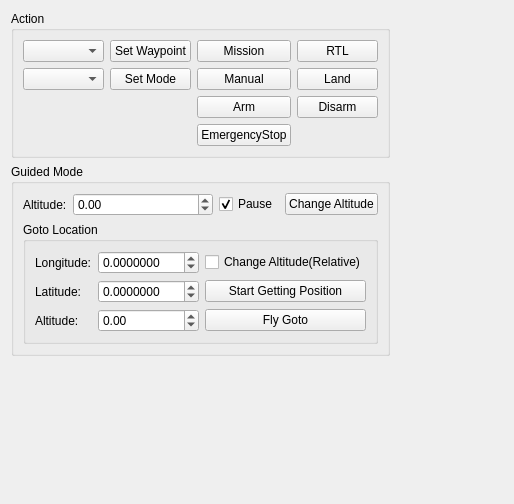
<?xml version="1.0" encoding="UTF-8"?>
<ui version="4.0">
 <class>UAVFlyManage_MavlinkVehicleControlsDialog</class>
 <widget class="QWidget" name="UAVFlyManage_MavlinkVehicleControlsDialog">
  <property name="geometry">
   <rect>
    <x>0</x>
    <y>0</y>
    <width>514</width>
    <height>504</height>
   </rect>
  </property>
  <property name="windowTitle">
   <string>UAVFlyManage_MavlinkVehicleControlsDialog</string>
  </property>
  <layout class="QGridLayout" name="gridLayout_3">
   <item row="0" column="0">
    <widget class="QGroupBox" name="groupBox">
     <property name="title">
      <string>Action</string>
     </property>
     <layout class="QGridLayout" name="gridLayout">
      <item row="0" column="0">
       <widget class="QComboBox" name="comboBox_UAVFlyManage_MavlinkVehicleControlsDialog_Waypoint"/>
      </item>
      <item row="0" column="1">
       <widget class="QPushButton" name="pushButton_UAVFlyManage_MavlinkVehicleControlsDialog_SetWaypoint">
        <property name="text">
         <string>Set Waypoint</string>
        </property>
       </widget>
      </item>
      <item row="0" column="2">
       <widget class="QPushButton" name="pushButton_UAVFlyManage_MavlinkVehicleControlsDialog_Mission">
        <property name="text">
         <string>Mission</string>
        </property>
       </widget>
      </item>
      <item row="0" column="3">
       <widget class="QPushButton" name="pushButton_UAVFlyManage_MavlinkVehicleControlsDialog_RTL">
        <property name="text">
         <string>RTL</string>
        </property>
       </widget>
      </item>
      <item row="1" column="0">
       <widget class="QComboBox" name="comboBox_UAVFlyManage_MavlinkVehicleControlsDialog_Mode"/>
      </item>
      <item row="1" column="1">
       <widget class="QPushButton" name="pushButton_UAVFlyManage_MavlinkVehicleControlsDialog_SetMode">
        <property name="text">
         <string>Set Mode</string>
        </property>
       </widget>
      </item>
      <item row="1" column="2">
       <widget class="QPushButton" name="pushButton_UAVFlyManage_MavlinkVehicleControlsDialog_Manual">
        <property name="text">
         <string>Manual</string>
        </property>
       </widget>
      </item>
      <item row="1" column="3">
       <widget class="QPushButton" name="pushButton_UAVFlyManage_MavlinkVehicleControlsDialog_Land">
        <property name="text">
         <string>Land</string>
        </property>
       </widget>
      </item>
      <item row="2" column="2">
       <widget class="QPushButton" name="pushButton_UAVFlyManage_MavlinkVehicleControlsDialog_Arm">
        <property name="text">
         <string>Arm</string>
        </property>
       </widget>
      </item>
      <item row="2" column="3">
       <widget class="QPushButton" name="pushButton_UAVFlyManage_MavlinkVehicleControlsDialog_Disarm">
        <property name="text">
         <string>Disarm</string>
        </property>
       </widget>
      </item>
      <item row="3" column="2">
       <widget class="QPushButton" name="pushButton_UAVFlyManage_MavlinkVehicleControlsDialog_EmergencyStop">
        <property name="text">
         <string>EmergencyStop</string>
        </property>
       </widget>
      </item>
     </layout>
    </widget>
   </item>
   <item row="0" column="1">
    <spacer name="horizontalSpacer">
     <property name="orientation">
      <enum>Qt::Horizontal</enum>
     </property>
     <property name="sizeHint" stdset="0">
      <size>
       <width>150</width>
       <height>20</height>
      </size>
     </property>
    </spacer>
   </item>
   <item row="1" column="0">
    <widget class="QGroupBox" name="groupBox_UAVFlyManage_MavlinkVehicleControlsDialog_GuidedMode">
     <property name="title">
      <string>Guided Mode</string>
     </property>
     <layout class="QVBoxLayout" name="verticalLayout">
      <item>
       <layout class="QHBoxLayout" name="horizontalLayout">
        <item>
         <widget class="QLabel" name="label_UAVFlyManage_MavlinkVehicleControlsDialog_GuidedMode_ChangeAltitude_Altitude">
          <property name="toolTip">
           <string>&lt;html&gt;&lt;head/&gt;&lt;body&gt;&lt;p&gt;altitudeChange&lt;/p&gt;&lt;p&gt;If &amp;gt; 0, go up by amount specified, &lt;/p&gt;&lt;p&gt;if &amp;lt; 0, go down by amount specified&lt;/p&gt;&lt;p&gt;Pause : pause vehicle prior to altitude change&lt;/p&gt;&lt;/body&gt;&lt;/html&gt;</string>
          </property>
          <property name="text">
           <string>Altitude:</string>
          </property>
         </widget>
        </item>
        <item>
         <widget class="QDoubleSpinBox" name="doubleSpinBox_UAVFlyManage_MavlinkVehicleControlsDialog_GuidedMode_ChangeAltitude_Altitude">
          <property name="sizePolicy">
           <sizepolicy hsizetype="Expanding" vsizetype="Fixed">
            <horstretch>0</horstretch>
            <verstretch>0</verstretch>
           </sizepolicy>
          </property>
          <property name="toolTip">
           <string>&lt;html&gt;&lt;head/&gt;&lt;body&gt;&lt;p&gt;altitudeChange&lt;/p&gt;&lt;p&gt;If &amp;gt; 0, go up by amount specified, &lt;/p&gt;&lt;p&gt;if &amp;lt; 0, go down by amount specified&lt;/p&gt;&lt;p&gt;Pause : pause vehicle prior to altitude change&lt;/p&gt;&lt;/body&gt;&lt;/html&gt;</string>
          </property>
          <property name="minimum">
           <double>-1000000.000000000000000</double>
          </property>
          <property name="maximum">
           <double>1000000.000000000000000</double>
          </property>
         </widget>
        </item>
        <item>
         <widget class="QCheckBox" name="checkBox_UAVFlyManage_MavlinkVehicleControlsDialog_GuidedMode_ChangeAltitude_Pause">
          <property name="toolTip">
           <string>&lt;html&gt;&lt;head/&gt;&lt;body&gt;&lt;p&gt;altitudeChange&lt;/p&gt;&lt;p&gt;If &amp;gt; 0, go up by amount specified, &lt;/p&gt;&lt;p&gt;if &amp;lt; 0, go down by amount specified&lt;/p&gt;&lt;p&gt;Pause : pause vehicle prior to altitude change&lt;/p&gt;&lt;/body&gt;&lt;/html&gt;</string>
          </property>
          <property name="text">
           <string>Pause</string>
          </property>
          <property name="checked">
           <bool>true</bool>
          </property>
         </widget>
        </item>
        <item>
         <widget class="QPushButton" name="pushButton_UAVFlyManage_MavlinkVehicleControlsDialog_GuidedMode_ChangeAltitude_Altitude">
          <property name="toolTip">
           <string>&lt;html&gt;&lt;head/&gt;&lt;body&gt;&lt;p&gt;altitudeChange&lt;/p&gt;&lt;p&gt;If &amp;gt; 0, go up by amount specified, &lt;/p&gt;&lt;p&gt;if &amp;lt; 0, go down by amount specified&lt;/p&gt;&lt;p&gt;Pause : pause vehicle prior to altitude change&lt;/p&gt;&lt;/body&gt;&lt;/html&gt;</string>
          </property>
          <property name="text">
           <string>Change Altitude</string>
          </property>
         </widget>
        </item>
       </layout>
      </item>
      <item>
       <widget class="QGroupBox" name="groupBox_UAVFlyManage_MavlinkVehicleControlsDialog_GuidedMode_GotoLocation">
        <property name="title">
         <string>Goto Location</string>
        </property>
        <layout class="QGridLayout" name="gridLayout_2">
         <item row="1" column="1">
          <widget class="QDoubleSpinBox" name="doubleSpinBox_UAVFlyManage_MavlinkVehicleControlsDialog_GuidedMode_GotoLocation_Latitude">
           <property name="sizePolicy">
            <sizepolicy hsizetype="Expanding" vsizetype="Fixed">
             <horstretch>0</horstretch>
             <verstretch>0</verstretch>
            </sizepolicy>
           </property>
           <property name="decimals">
            <number>7</number>
           </property>
           <property name="minimum">
            <double>-360.000000000000000</double>
           </property>
           <property name="singleStep">
            <double>0.000000000000000</double>
           </property>
          </widget>
         </item>
         <item row="1" column="0">
          <widget class="QLabel" name="label_UAVFlyManage_MavlinkVehicleControlsDialog_GuidedMode_GotoLocation_Latitude">
           <property name="text">
            <string>Latitude:</string>
           </property>
          </widget>
         </item>
         <item row="0" column="1">
          <widget class="QDoubleSpinBox" name="doubleSpinBox_UAVFlyManage_MavlinkVehicleControlsDialog_GuidedMode_GotoLocation_Longitude">
           <property name="sizePolicy">
            <sizepolicy hsizetype="Expanding" vsizetype="Fixed">
             <horstretch>0</horstretch>
             <verstretch>0</verstretch>
            </sizepolicy>
           </property>
           <property name="decimals">
            <number>7</number>
           </property>
           <property name="minimum">
            <double>-360.000000000000000</double>
           </property>
           <property name="maximum">
            <double>360.000000000000000</double>
           </property>
          </widget>
         </item>
         <item row="3" column="2">
          <widget class="QPushButton" name="pushButton_UAVFlyManage_MavlinkVehicleControlsDialog_GuidedMode_GotoLocation_FlyGoto">
           <property name="text">
            <string>Fly Goto</string>
           </property>
          </widget>
         </item>
         <item row="0" column="0">
          <widget class="QLabel" name="label_UAVFlyManage_MavlinkVehicleControlsDialog_GuidedMode_GotoLocation_Longitude">
           <property name="text">
            <string>Longitude:</string>
           </property>
          </widget>
         </item>
         <item row="3" column="1">
          <widget class="QDoubleSpinBox" name="doubleSpinBox_UAVFlyManage_MavlinkVehicleControlsDialog_GuidedMode_GotoLocation_Altitude">
           <property name="sizePolicy">
            <sizepolicy hsizetype="Expanding" vsizetype="Fixed">
             <horstretch>0</horstretch>
             <verstretch>0</verstretch>
            </sizepolicy>
           </property>
           <property name="minimum">
            <double>-1000000.000000000000000</double>
           </property>
           <property name="maximum">
            <double>1000000.000000000000000</double>
           </property>
          </widget>
         </item>
         <item row="3" column="0">
          <widget class="QLabel" name="label_UAVFlyManage_MavlinkVehicleControlsDialog_GuidedMode_GotoLocation_Altitude">
           <property name="text">
            <string>Altitude:</string>
           </property>
          </widget>
         </item>
         <item row="0" column="2">
          <widget class="QCheckBox" name="checkBox_UAVFlyManage_MavlinkVehicleControlsDialog_GuidedMode_GotoLocation_Altitude_ChangeAltitudeRelative">
           <property name="toolTip">
            <string>&lt;html&gt;&lt;head/&gt;&lt;body&gt;&lt;p&gt;vehicle to move to specified location (altitude is included and relative)&lt;/p&gt;&lt;/body&gt;&lt;/html&gt;</string>
           </property>
           <property name="text">
            <string>Change Altitude(Relative)</string>
           </property>
          </widget>
         </item>
         <item row="1" column="2">
          <widget class="QPushButton" name="pushButton_UAVFlyManage_MavlinkVehicleControlsDialog_GuidedMode_GotoLocation_MapGetPositions">
           <property name="toolTip">
            <string>Double click map getting position from map.</string>
           </property>
           <property name="text">
            <string>Start Getting Position</string>
           </property>
          </widget>
         </item>
        </layout>
       </widget>
      </item>
     </layout>
    </widget>
   </item>
   <item row="2" column="0">
    <spacer name="verticalSpacer">
     <property name="orientation">
      <enum>Qt::Vertical</enum>
     </property>
     <property name="sizeHint" stdset="0">
      <size>
       <width>20</width>
       <height>335</height>
      </size>
     </property>
    </spacer>
   </item>
  </layout>
 </widget>
 <resources/>
 <connections/>
</ui>
